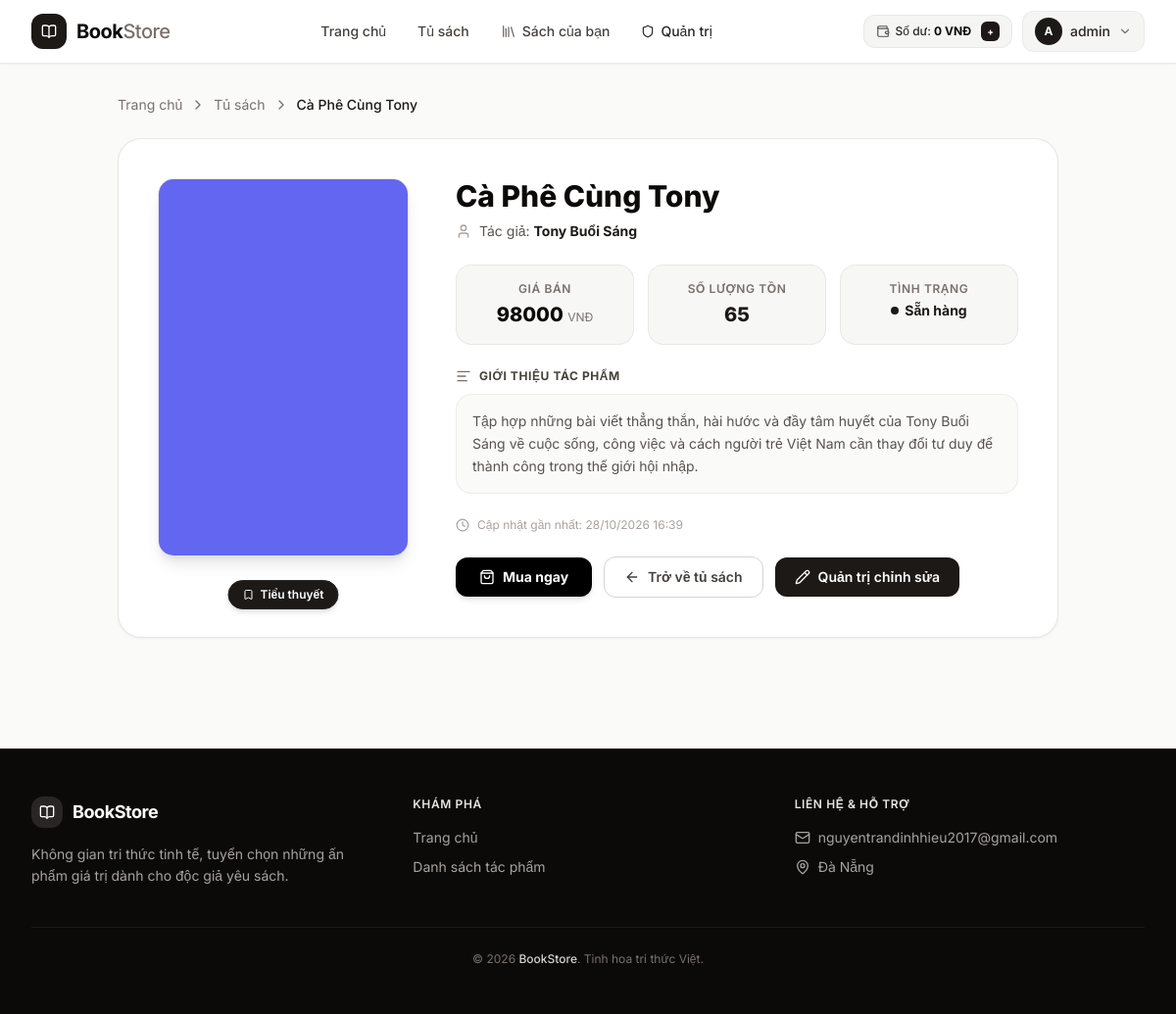
Page /books/9/ (signed in) on the committed database.
### store/models.py (models this page shows, shortened)
class Book(models.Model):
    title = models.CharField(max_length=300, verbose_name="Tiêu đề")
    author = models.CharField(max_length=200, verbose_name="Tác giả")
    price = models.DecimalField(max_digits=10, decimal_places=2, verbose_name="Giá")
    stock = models.PositiveIntegerField(default=0, verbose_name="Tồn kho")
    description = models.TextField(blank=True, verbose_name="Mô tả")
    image = models.ImageField(upload_to='books/', null=True, blank=True, default='books/default.jpg', verbose_name="Ảnh bìa")
    category = models.ForeignKey(
        Category,
        on_delete=models.CASCADE,
        related_name="books",
        verbose_name="Danh mục",
    )
    created_at = models.DateTimeField(auto_now_add=True)
    updated_at = models.DateTimeField(auto_now=True)
    class Meta:
        verbose_name = "Sách"
        verbose_name_plural = "Sách"
        ordering = ["title"]

class Category(models.Model):
    name = models.CharField(max_length=200, verbose_name="Tên danh mục")
    class Meta:
        verbose_name = "Danh mục"
        verbose_name_plural = "Danh mục"
        ordering = ["name"]

### store/views.py (the view)
# urls.py: path("books/<int:pk>/", views.book_detail, name="book_detail"),
def book_detail(request, pk):
    book = get_object_or_404(Book, pk=pk)
    if not request.user.is_authenticated:
        messages.warning(request, "Vui lòng đăng nhập để xem chi tiết sách.")
        return redirect("store:login")
    return render(request, "store/book_detail.html", {"book": book})

### store/templates/store/book_detail.html (shortened to what this page needs)
{% extends "store/base.html" %}
{% load humanize %}
{% block content %}
<div class="max-w-5xl mx-auto px-4 sm:px-6 lg:px-8 py-8">
  <nav class="flex items-center gap-2 text-sm text-stone-500 mb-6">
    <a href="{% url 'store:home' %}" class="hover:text-stone-900 transition-colors">Trang chủ</a>
    <i data-lucide="chevron-right" class="w-4 h-4"></i>
    <a href="{% url 'store:book_list' %}" class="hover:text-stone-900 transition-colors">Tủ sách</a>
    <i data-lucide="chevron-right" class="w-4 h-4"></i>
    <span class="text-stone-900 font-medium truncate max-w-[240px]">{{ book.title }}</span>
  </nav>
  <div class="bg-white rounded-3xl border border-stone-200/90 shadow-sm overflow-hidden">
    <div class="p-6 sm:p-10">
      <div class="flex flex-col md:flex-row gap-8 lg:gap-12">
        <div class="shrink-0 flex justify-center">
          <div class="relative w-56 sm:w-64">
            <div class="overflow-hidden rounded-2xl bg-stone-100 border border-stone-200 shadow-lg">
              {% if book.image %}
              <img src="{{ book.image.url }}" alt="{{ book.title }}" class="w-full h-80 sm:h-96 object-cover" />
              {% else %}
              <img src="https://picsum.photos/seed/{{ book.id }}/400/300" alt="{{ book.title }}" class="w-full h-80 sm:h-96 object-cover" />
              {% endif %}
            </div>
            <div class="absolute -bottom-3 left-1/2 -translate-x-1/2 whitespace-nowrap">
              <span class="inline-flex items-center gap-1.5 px-3.5 py-1.5 bg-stone-900 text-white text-xs font-semibold rounded-full shadow-md border border-stone-800">
                <i data-lucide="bookmark" class="w-3 h-3"></i> {{ book.category.name }}
              </span>
            </div>
          </div>
        </div>
        <div class="flex-1 pt-4 md:pt-0">
          <h1 class="text-2xl sm:text-3xl font-extrabold text-stone-950 leading-tight mb-2">
            {{ book.title }}
          </h1>
          <div class="flex items-center gap-2 text-stone-600 text-sm mb-6">
            <i data-lucide="user" class="w-4 h-4 text-stone-400"></i>
            <span>Tác giả: <strong class="text-stone-900">{{ book.author }}</strong></span>
          </div>
          <div class="grid grid-cols-2 sm:grid-cols-3 gap-3.5 mb-6">
            <div class="bg-stone-100/80 border border-stone-200/80 rounded-2xl p-4 text-center">
              <div class="text-xs text-stone-500 font-semibold uppercase tracking-wider mb-1">Giá bán</div>
              <div class="text-xl font-extrabold text-stone-950">
                {{ book.price|floatformat:0|intcomma }} <span class="text-xs font-normal text-stone-500">VNĐ</span>
              </div>
            </div>
            <div class="bg-stone-100/80 border border-stone-200/80 rounded-2xl p-4 text-center">
              <div class="text-xs text-stone-500 font-semibold uppercase tracking-wider mb-1">Số lượng tồn</div>
              <div class="text-xl font-extrabold text-stone-900">{{ book.stock }}</div>
            </div>
            <div class="col-span-2 sm:col-span-1 bg-stone-100/80 border border-stone-200/80 rounded-2xl p-4 text-center">
              <div class="text-xs text-stone-500 font-semibold uppercase tracking-wider mb-1">Tình trạng</div>
              {% if book.stock > 0 %}
              <div class="flex items-center justify-center gap-1.5 mt-1">
                <span class="w-2 h-2 bg-stone-900 rounded-full"></span>
                <span class="text-sm font-bold text-stone-900">Sẵn hàng</span>
              </div>
              {% else %}
              <div class="flex items-center justify-center gap-1.5 mt-1">
                <span class="w-2 h-2 bg-stone-400 rounded-full"></span>
                <span class="text-sm font-bold text-stone-500">Tạm hết</span>
              </div>
              {% endif %}
            </div>
          </div>
          {% if book.description %}
          <div class="mb-6">
            <h3 class="text-xs font-bold text-stone-700 uppercase tracking-wider mb-2.5 flex items-center gap-2">
              <i data-lucide="align-left" class="w-4 h-4 text-stone-500"></i> Giới thiệu tác phẩm
            </h3>
            <p class="text-stone-600 text-sm leading-relaxed bg-stone-50 border border-stone-200/60 rounded-2xl p-4">
              {{ book.description }}
            </p>
          </div>
          {% endif %}
          <div class="flex items-center gap-2 text-xs text-stone-400 mb-6">
            <i data-lucide="clock" class="w-3.5 h-3.5"></i>
            <span>Cập nhật gần nhất: {{ book.updated_at|date:"d/m/Y H:i" }}</span>
          </div>
          <div class="flex flex-wrap items-center gap-3">
            {% if book.stock <= 0 %}
            <button type="button" disabled
                    class="inline-flex items-center gap-2 px-6 py-2.5 bg-stone-200 text-stone-400 text-sm font-bold rounded-xl cursor-not-allowed">
              <i data-lucide="x-circle" class="w-4 h-4"></i> Hết hàng
            </button>
            {% else %}
            <form action="{% url 'store:buy_book' book.pk %}" method="post" class="inline-block">
              <button type="submit"
                      class="inline-flex items-center gap-2 px-6 py-2.5 bg-black hover:bg-stone-800 text-white text-sm font-bold rounded-xl shadow-md hover:shadow-lg hover:-translate-y-0.5 transition-all duration-200 cursor-pointer">
                <i data-lucide="shopping-bag" class="w-4 h-4"></i> Mua ngay
              </button>
            </form>
            {% endif %}
            <a href="{% url 'store:book_list' %}"
               class="inline-flex items-center gap-2 px-5 py-2.5 border border-stone-300 text-stone-700 text-sm font-semibold rounded-xl hover:bg-stone-100 hover:text-stone-950 transition-all duration-200">
              <i data-lucide="arrow-left" class="w-4 h-4"></i> Trở về tủ sách
            </a>
            {% if user.is_staff %}
            <a href="/admin/store/book/{{ book.pk }}/change/"
               class="inline-flex items-center gap-2 px-5 py-2.5 bg-stone-900 hover:bg-black text-white text-sm font-semibold rounded-xl shadow-sm transition-all duration-200">
              <i data-lucide="pencil" class="w-4 h-4"></i> Quản trị chỉnh sửa
            </a>
            {% endif %}
          </div>
        </div>
      </div>
    </div>
  </div>
</div>
{% endblock %}

### store/templates/store/base.html (shortened to what this page needs)
{% load humanize %}
<!DOCTYPE html>
<html lang="vi" class="scroll-smooth">
<head>
  <script src="https://cdn.tailwindcss.com"></script>
</head>
<body class="bg-stone-50 text-stone-900 flex flex-col min-h-screen antialiased selection:bg-stone-900 selection:text-white">
<header class="sticky top-0 z-50 bg-white/90 backdrop-blur-md border-b border-stone-200/80 shadow-sm">
  <nav class="max-w-7xl mx-auto px-4 sm:px-6 lg:px-8">
    <div class="flex items-center justify-between h-16">
      <a href="{% url 'store:home' %}" class="flex items-center gap-2.5 shrink-0 group">
        <div class="w-9 h-9 bg-stone-900 text-white rounded-xl flex items-center justify-center shadow-sm group-hover:bg-stone-800 transition-colors duration-200">
          <i data-lucide="book-open" class="w-4 h-4"></i>
        </div>
        <span class="text-xl font-bold tracking-tight text-stone-950">
          Book<span class="text-stone-500 font-medium">Store</span>
        </span>
      </a>
      <div class="hidden md:flex items-center gap-1">
        <a href="{% url 'store:home' %}" class="px-3.5 py-2 rounded-xl text-sm font-medium text-stone-700 hover:text-stone-950 hover:bg-stone-100 transition-all duration-200">
          Trang chủ
        </a>
        <a href="{% url 'store:book_list' %}" class="px-3.5 py-2 rounded-xl text-sm font-medium text-stone-700 hover:text-stone-950 hover:bg-stone-100 transition-all duration-200">
          Tủ sách
        </a>
        {% if user.is_authenticated %}
        <a href="{% url 'store:my_books' %}" class="px-3.5 py-2 rounded-xl text-sm font-medium text-stone-700 hover:text-stone-950 hover:bg-stone-100 transition-all duration-200 flex items-center gap-1.5">
          <i data-lucide="library" class="w-4 h-4 text-stone-500"></i> Sách của bạn
        </a>
        {% endif %}
        {% if user.is_staff %}
        <a href="/admin/" class="px-3.5 py-2 rounded-xl text-sm font-medium text-stone-800 hover:text-black hover:bg-stone-200/70 transition-all duration-200 flex items-center gap-1.5">
          <i data-lucide="shield" class="w-3.5 h-3.5"></i> Quản trị
        </a>
        {% endif %}
      </div>
      <div class="flex items-center gap-2.5">
        {% if user.is_authenticated %}
          <a href="{% url 'store:add_funds' %}"
             class="hidden sm:inline-flex items-center gap-1.5 px-3 py-1.5 rounded-xl bg-stone-100 hover:bg-stone-200 border border-stone-200/80 text-xs font-medium text-stone-800 transition-colors"
             title="Nhấn để nạp tiền vào ví">
            <i data-lucide="wallet" class="w-3.5 h-3.5 text-stone-600"></i>
            <span>Số dư: <strong class="text-stone-950 font-bold">{{ user.wallet.balance|default:0|intcomma }} VNĐ</strong></span>
            <span class="ml-1 text-[10px] bg-stone-900 text-white px-1.5 py-0.5 rounded-md hover:bg-black font-bold">+</span>
          </a>
          <div class="relative group">
            <button class="flex items-center gap-2 px-3 py-1.5 rounded-xl bg-stone-100 hover:bg-stone-200 text-sm font-medium text-stone-800 transition-all duration-200 cursor-pointer border border-stone-200/60">
              <div class="w-7 h-7 bg-stone-900 rounded-full flex items-center justify-center text-white text-xs font-bold">
                {{ user.username|first|upper }}
              </div>
              <span class="hidden sm:block text-stone-800">{{ user.username }}</span>
              <i data-lucide="chevron-down" class="w-3.5 h-3.5 text-stone-500"></i>
            </button>
          </div>
        {% endif %}
      </div>
    </div>
  </nav>
</header>
<main class="flex-1">
  {% block content %}{% endblock %}
</main>
<footer class="bg-stone-950 text-stone-400 mt-20 border-t border-stone-900">
  <div class="max-w-7xl mx-auto px-4 sm:px-6 lg:px-8 py-12">
    <div class="grid grid-cols-1 md:grid-cols-3 gap-8">
      <div>
        <div class="flex items-center gap-2.5 mb-4">
          <div class="w-8 h-8 bg-stone-800 text-white rounded-xl flex items-center justify-center">
            <i data-lucide="book-open" class="w-4 h-4"></i>
          </div>
          <span class="text-white font-bold text-lg tracking-tight">BookStore</span>
        </div>
        <p class="text-sm text-stone-400 leading-relaxed max-w-sm">
          Không gian tri thức tinh tế, tuyển chọn những ấn phẩm giá trị dành cho độc giả yêu sách.
        </p>
      </div>
      <div>
        <h4 class="text-stone-200 font-semibold mb-4 text-xs uppercase tracking-wider">Khám phá</h4>
        <ul class="space-y-2.5 text-sm">
          <li><a href="{% url 'store:home' %}" class="hover:text-stone-100 transition-colors">Trang chủ</a></li>
          <li><a href="{% url 'store:book_list' %}" class="hover:text-stone-100 transition-colors">Danh sách tác phẩm</a></li>
        </ul>
      </div>
      <div>
        <h4 class="text-stone-200 font-semibold mb-4 text-xs uppercase tracking-wider">Liên hệ & Hỗ trợ</h4>
        <ul class="space-y-2.5 text-sm">
          <li class="flex items-center gap-2"><i data-lucide="mail" class="w-4 h-4 text-stone-400"></i> nguyentrandinhhieu2017@gmail.com</li>
          <li class="flex items-center gap-2"><i data-lucide="map-pin" class="w-4 h-4 text-stone-400"></i> Đà Nẵng</li>
        </ul>
      </div>
    </div>
    <div class="border-t border-stone-900 mt-10 pt-6 text-center text-xs text-stone-500">
      &copy; 2026 <span class="text-stone-300 font-medium">BookStore</span>. Tinh hoa tri thức Việt.
    </div>
  </div>
</footer>
</body>
</html>

### rows in the picture
Book: title "Cà Phê Cùng Tony", image (placeholder picture), category.name "Tiểu thuyết", author "Tony Buổi Sáng", price "98000", stock "65", description "Tập hợp những bài viết thẳng thắn, hài hước và đầy tâm huyết của Tony Buổi Sáng về cuộc sống, công việc và cách người trẻ Việt Nam cần thay đổi tư duy để thành công trong thế giới hội nhập.", updated_at "28/10/2026 16:39"

### other values in the picture
{{ user.wallet.balance|default:0|intcomma }} "0"
{{ user.username|first|upper }} "A"
{{ user.username }} "admin"
